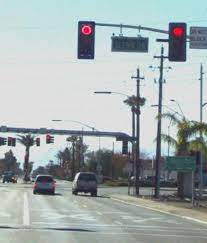
#> input picture Images/1.jpg, 207 x 243 px, found by its file name
$ python view_img_label.py
#> lines starting #> are read from the running program, lines starting #| are printed output that depends on the picture
# -*- coding: utf-8 -*-
# @Time : 13-09-2022 11:40
# @Author : rohan
# @File : view_img_label.py
from PIL import Image, ImageDraw


def get_bbox(bbox, w, h):
    # x_center, y_center width heigth
    w_half_len = (bbox[2] * w) / 2
    h_half_len = (bbox[3] * h) / 2
    xmin = int((bbox[0] * w) - w_half_len)
    ymin = int((bbox[1] * h) - h_half_len)
    xmax = int((bbox[0] * w) + w_half_len)
    ymax = int((bbox[1] * h) + h_half_len)
    return [xmin, ymin, xmax, ymax]


def draw_image(img, bboxes):
    draw = ImageDraw.Draw(img)
    for bbox in bboxes:
        draw.rectangle(bbox, outline="red", width=2)
    img.save("example.jpg")
    img.show()


image_filename = "images/1.jpg"
label_filename = "labels/1.txt"
bboxes = []

img = Image.open(image_filename)
#> img is the input picture: PIL image 207x243 RGB; mean R, G, B 163.8, 173.3, 174.3

with open(label_filename, 'r', encoding='utf8') as f:
#> (reads labels/1.txt from the repository)
    for line in f:
        data = line.strip().split(' ')
        bbox = [float(x) for x in data[1:]]
        bboxes.append(get_bbox(bbox, img.width, img.height))
#> after the loop, bboxes = [[79, 21, 94, 60], [168, 21, 186, 61]]

draw_image(img, bboxes)
#> in draw_image, `img.save("example.jpg")`:
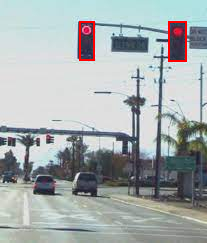
#> saved as example.jpg: PIL image 207x243 RGB; mean R, G, B 165.2, 172.4, 173.3
